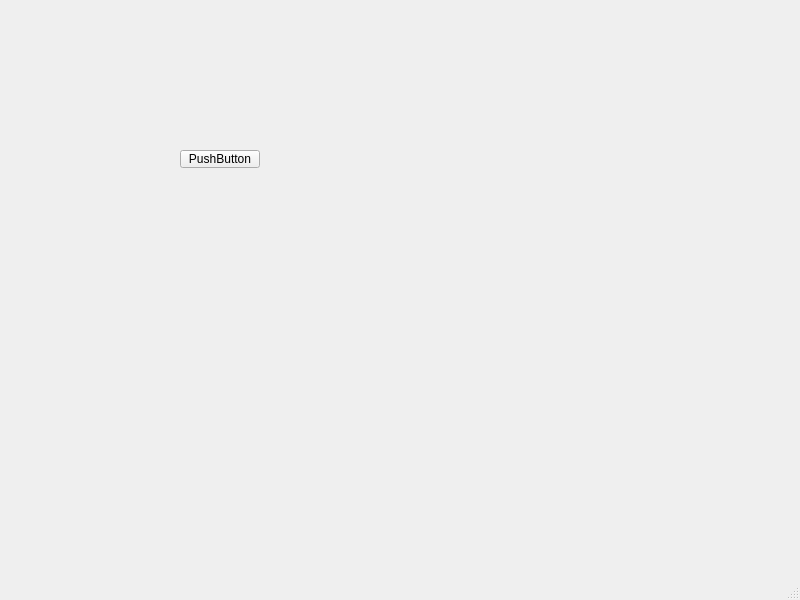
<?xml version="1.0" encoding="UTF-8"?>
<ui version="4.0">
 <class>MainWindow</class>
 <widget class="QMainWindow" name="MainWindow">
  <property name="geometry">
   <rect>
    <x>0</x>
    <y>0</y>
    <width>800</width>
    <height>600</height>
   </rect>
  </property>
  <property name="windowTitle">
   <string>MainWindow</string>
  </property>
  <widget class="QWidget" name="centralwidget">
   <widget class="QPushButton" name="pushButton">
    <property name="geometry">
     <rect>
      <x>180</x>
      <y>150</y>
      <width>80</width>
      <height>18</height>
     </rect>
    </property>
    <property name="text">
     <string>PushButton</string>
    </property>
   </widget>
  </widget>
  <widget class="QMenuBar" name="menubar">
   <property name="geometry">
    <rect>
     <x>0</x>
     <y>0</y>
     <width>800</width>
     <height>17</height>
    </rect>
   </property>
  </widget>
  <widget class="QStatusBar" name="statusbar"/>
 </widget>
 <resources/>
 <connections/>
</ui>
